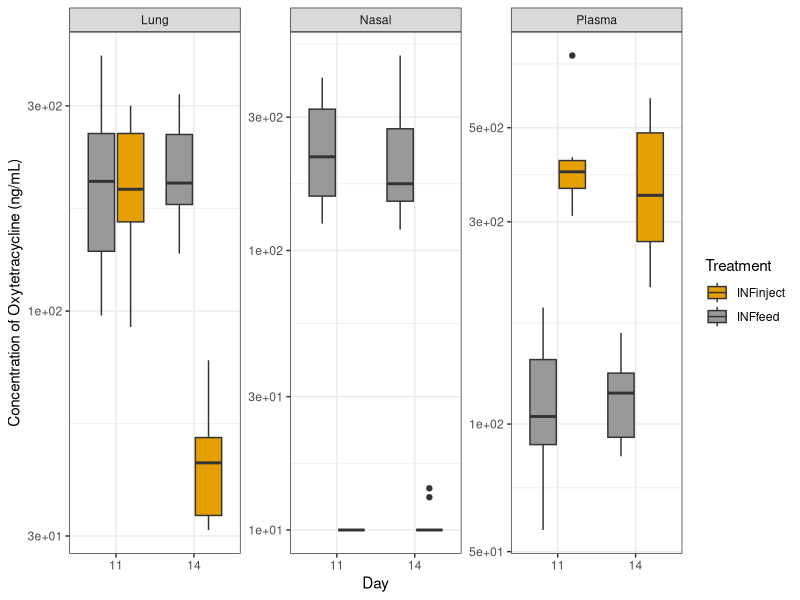
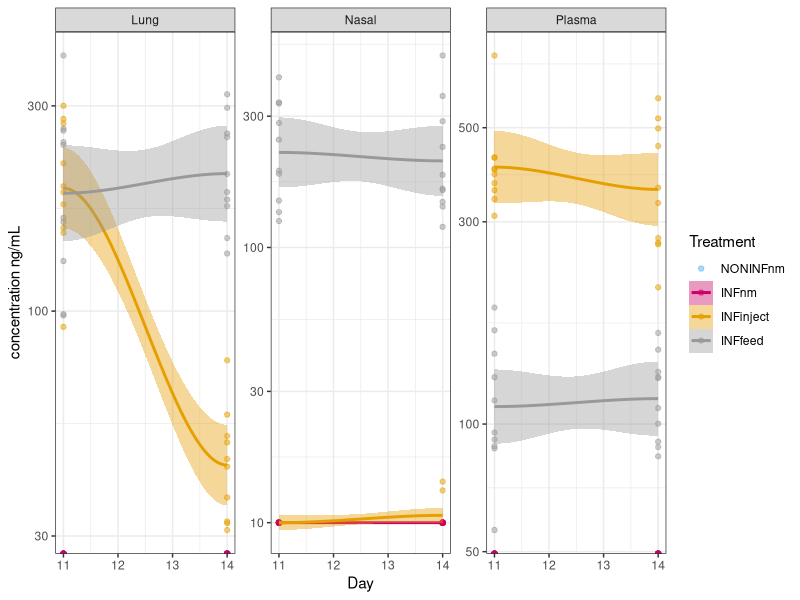
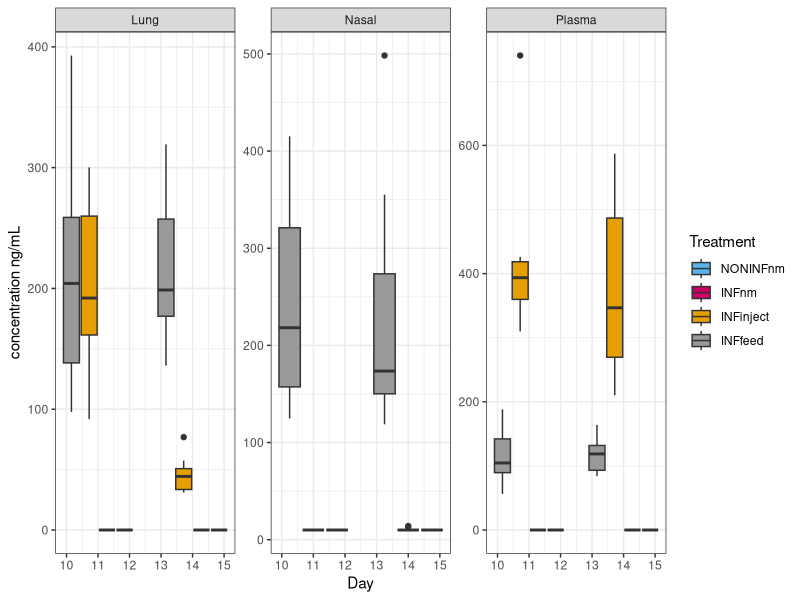
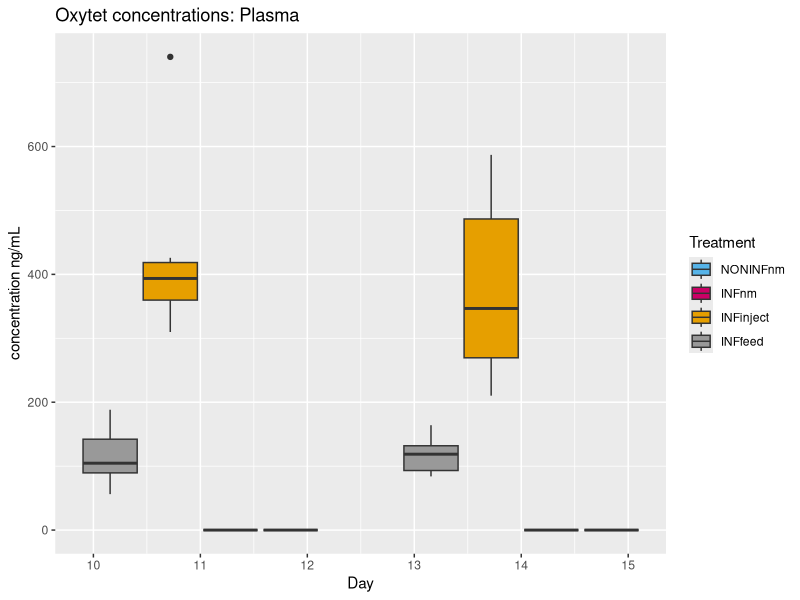
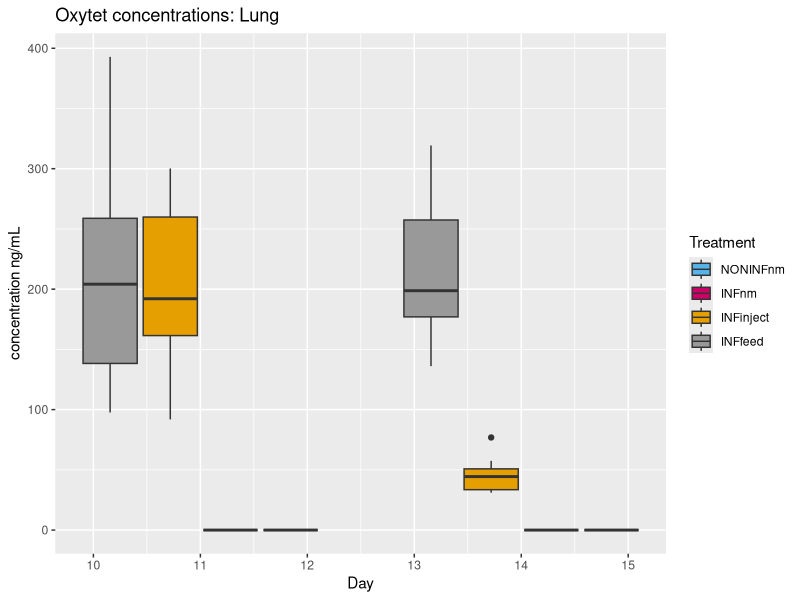
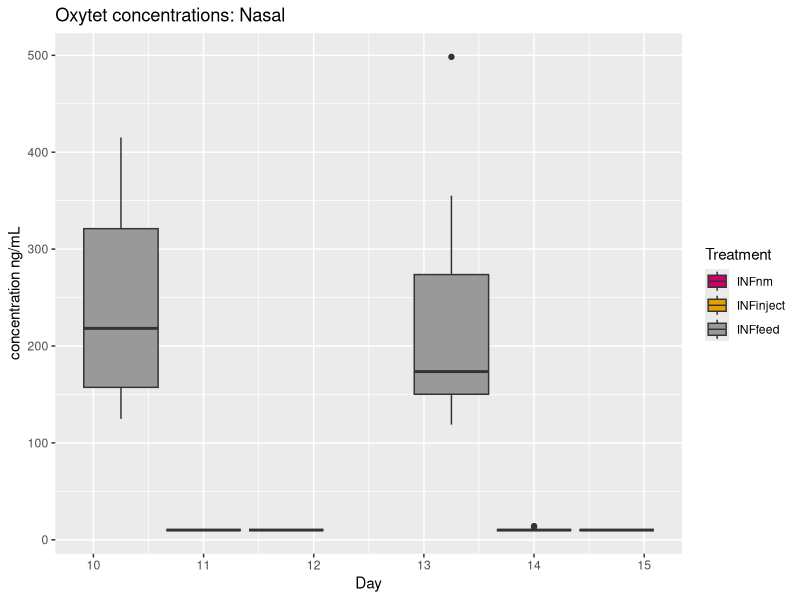
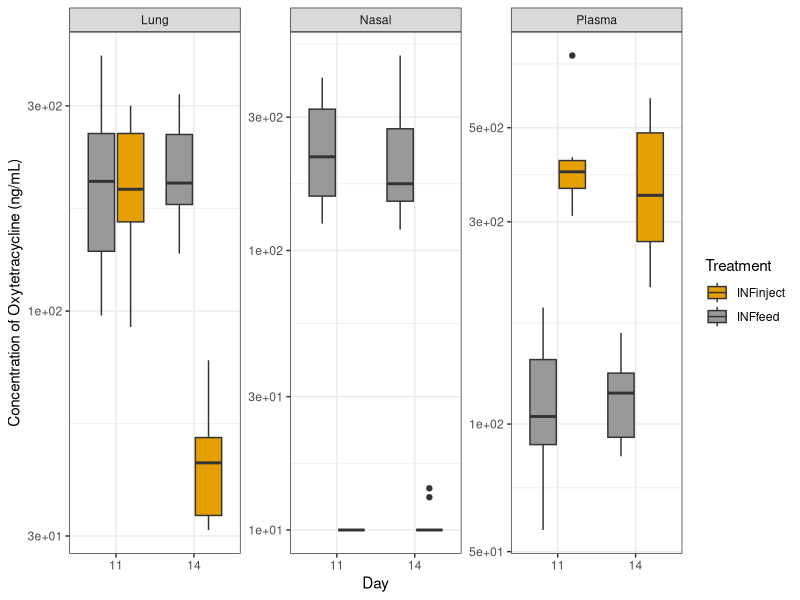

The R source for these figures, in order: (Note: this script raises an error after producing the figures.)
#####################################################################################################
#FS9 Antibiotic concentration and weight
#Kathy Mou

#Purpose: This code graphs concentration of oxytetracycline of each tissue for each group and also relative to weight.
#This was taken from Jules' code (FS1_ABX_conc.R) with some modifications to fit FS9 dataset.

#Load library packages
library(tidyverse)
library(reshape2)
library(ggplot2)
library(cowplot)

sessionInfo()
#R version 3.6.3 (2020-02-29)

########################################################################################################

#Import file
tis <- read.csv('./data/FS9_WeightOxytet.csv', stringsAsFactors = FALSE)  # reads in data, already cleaned a little

#Organize "tis" file
tis$Day <- as.numeric(gsub('D', '', tis$Day))             # replaces the 'D' in the time column with '' (nothing)
tis.melt <- melt(tis, id.vars = c(1:4), measure.vars = c(5:7))          # converts to long dataframe format for easy plotting
tis.melt                                                                # just checking on the new long dataframe
tis.melt$value <- gsub('NF', 0, tis.melt$value)         # replaces 'NF' with 0
tis.melt$value <- as.numeric(tis.melt$value)            # forces the value column to be numeric 
tis.melt <- na.exclude(tis.melt)                                        # removes NAs which were introduced in the previous line
tis.melt$DayXTreatment <- paste(tis.melt$Day, tis.melt$Treatment, sep = '_') # creates a 'DayXTreatment column', it's just the 'Day' and 'Treatment' columns pasted together
tis.melt$Day <- factor(tis.melt$Day)                                     # makes the 'Day' column a factor (this means it is categorical data, not continuous data)
tis.melt$Tissue <- ifelse(tis.melt$variable == 'PlasmaOxytet', 'Plasma', 
                          ifelse(tis.melt$variable == 'LungOyxtet', 'Lung',
                                 ifelse(tis.melt$variable == 'NasalOxytet', 'Nasal', NA)))   #Replace original names in 'variable' column with with new names
unique(tis.melt$Treatment)
tis.melt$Treatment <- factor(tis.melt$Treatment, levels = c('NONINFnm', 'INFnm', 'INFinject', 'INFfeed'))

#Oxytetracycline concentration in two groups in all tissue samples
fig2 <- tis.melt %>% filter(Treatment %in% c('INFinject', 'INFfeed')) %>%
  ggplot(aes(x=Day, y=value, group=DayXTreatment, fill=Treatment)) +
  geom_boxplot() +
  ylab('Concentration of Oxytetracycline (ng/mL)') + xlab('Day') + scale_y_log10(labels=scales::scientific) +
  facet_wrap(~Tissue, scales = 'free')+
  theme_bw() + scale_fill_manual(values = c('#E69F00', '#999999'))
fig2
ggsave(fig2,
       filename = './figure2.jpeg',
       width = 180,
       height = 120,
       device = 'jpeg',
       dpi = 300,
       units = 'mm')

class(tis.melt$Day)
tis.melt$Day <- as.numeric(as.character(tis.melt$Day))
tis.melt$Weight <- as.numeric(as.character(tis.melt$Weight))

#Oxytet concentration in all four groups, all tissues
tis.melt %>% 
  ggplot(aes(x=Day, y=value, fill=Treatment, color=Treatment)) +
  geom_point(shape=21, alpha=.5) + geom_smooth() +
  ylab('concentration ng/mL') + scale_y_log10() +
  facet_wrap(~Tissue, scales = 'free')+
  theme_bw() + scale_fill_manual(values = c(INFinject='#E69F00', INFnm='#CC0066', NONINFnm='#56B4E9', INFfeed='#999999'))+
  scale_color_manual(values = c(INFinject='#E69F00', INFnm='#CC0066', NONINFnm='#56B4E9', INFfeed='#999999')) 

#BW plot of oxytet concentration, all four groups, all tissues
tis.melt %>% 
  ggplot(aes(x=Day, y=value, group=DayXTreatment, fill=Treatment)) +
  geom_boxplot() +
  ylab('concentration ng/mL') +
  facet_wrap(~Tissue, scales = 'free')+
  scale_fill_manual(values = c(INFinject='#E69F00', INFnm='#CC0066', NONINFnm='#56B4E9', INFfeed='#999999')) +
  theme_bw()

#Plasma oxytetracycline only
tis.melt %>% filter(Tissue == 'Plasma') %>%
  ggplot(aes(x=Day, y=value, group=DayXTreatment, fill=Treatment)) +
  scale_fill_manual(values = c(INFinject='#E69F00', INFnm='#CC0066', NONINFnm='#56B4E9', INFfeed='#999999')) +
  geom_boxplot() + ylab('concentration ng/mL') + ggtitle('Oxytet concentrations: Plasma')

#Lung oxytetracycline only
tis.melt %>% filter(Tissue == 'Lung') %>%
  ggplot(aes(x=Day, y=value, group=DayXTreatment, fill=Treatment)) +
  scale_fill_manual(values = c(INFinject='#E69F00', INFnm='#CC0066', NONINFnm='#56B4E9', INFfeed='#999999')) +
  geom_boxplot() + ylab('concentration ng/mL') + ggtitle('Oxytet concentrations: Lung')

#Nasal oxytetracycline only
tis.melt %>% filter(Tissue == 'Nasal') %>%
  ggplot(aes(x=Day, y=value, group=DayXTreatment, fill=Treatment)) +
  scale_fill_manual(values = c(INFinject='#E69F00', INFnm='#CC0066', NONINFnm='#56B4E9', INFfeed='#999999')) +
  geom_boxplot() + ylab('concentration ng/mL') + ggtitle('Oxytet concentrations: Nasal')


tis.melt$group <- paste(tis.melt$Pig, tis.melt$Day, tis.melt$Tissue, sep = '_')
Lung.abx <- tis.melt %>% filter(Tissue == 'Lung') #subset lung data
tmp <- tis.melt %>% group_by(Day, Tissue, Treatment) %>% summarise(mean=mean(value), 
                                                                   n=n(), 
                                                                   sd=sd(value), 
                                                                   se=sd/n) %>% write_csv('./results/mean_abx_conc.csv')

#Concentration of oxytetracycline relative to weight, plasma, day 4
fig1_d4 <- tis.melt %>% 
  filter(Day==4) %>%
  filter(Tissue=="Plasma") %>% 
  ggplot(aes(x=Weight, y=value, color=Treatment)) +
  scale_color_manual(values = c(INFinject='#E69F00', INFnm='#CC0066', NONINFnm='#56B4E9', INFfeed='#999999')) +
  geom_smooth(method = 'lm') + geom_point() + theme_bw() +ylab('Concentration of Oxytetracycline (ng/mL)') + xlab("Weight (kg)")
fig1_d4

#Concentration of oxytetracycline relative to weight, plasma, day 7
fig1_d7 <- tis.melt %>% 
  filter(Day==7) %>%
  filter(Tissue=="Plasma") %>% 
  ggplot(aes(x=Weight, y=value, color=Treatment)) +
  scale_color_manual(values = c(INFinject='#E69F00', INFnm='#CC0066', NONINFnm='#56B4E9', INFfeed='#999999')) +
  geom_smooth(method = 'lm') + geom_point() + theme_bw() +ylab('Concentration of Oxytetracycline (ng/mL)') + xlab("Weight (kg)")
fig1_d7

#Combine figures
fig1_plasma <- plot_grid(fig1_d4, fig1_d7, labels = c('A', 'B'), label_size = 12)

#Save combined figure
ggsave(fig1_plasma,
       filename = './results/figure1_plasma.jpeg',
       width = 180,
       height = 120,
       device = 'jpeg',
       dpi = 300,
       units = 'mm')



#Concentration of oxytetracycline relative to weight, lung, day 4
fig1_d4_lung <- tis.melt %>% 
  filter(Day==4) %>%
  filter(Tissue=="Lung") %>% 
  ggplot(aes(x=Weight, y=value, color=Treatment)) +
  scale_color_manual(values = c(INFinject='#E69F00', INFnm='#CC0066', NONINFnm='#56B4E9', INFfeed='#999999')) +
  geom_smooth(method = 'lm') + geom_point() + theme_bw() +ylab('Concentration of Oxytetracycline (ng/mL)') + xlab("Weight (kg)")
fig1_d4_lung

#Concentration of oxytetracycline relative to weight, lung, day 7
fig1_d7_lung <- tis.melt %>% 
  filter(Day==7) %>%
  filter(Tissue=="Lung") %>% 
  ggplot(aes(x=Weight, y=value, color=Treatment)) +
  scale_color_manual(values = c(INFinject='#E69F00', INFnm='#CC0066', NONINFnm='#56B4E9', INFfeed='#999999')) +
  geom_smooth(method = 'lm') + geom_point() + theme_bw() +ylab('Concentration of Oxytetracycline (ng/mL)') + xlab("Weight (kg)")
fig1_d7_lung

#Combine figures
fig1_lung <- plot_grid(fig1_d4_lung, fig1_d7_lung, labels = c('A', 'B'), label_size = 12)
fig1_lung

#Save combined figure
ggsave(fig1_lung,
       filename = './results/figure1_lung.jpeg',
       width = 180,
       height = 120,
       device = 'jpeg',
       dpi = 300,
       units = 'mm')


#Concentration of oxytetracycline relative to weight, nasal, day 4
fig1_d4_nasal <- tis.melt %>% 
  filter(Day==4) %>%
  filter(Tissue=="Nasal") %>% 
  ggplot(aes(x=Weight, y=value, color=Treatment)) +
  scale_color_manual(values = c(INFinject='#E69F00', INFnm='#CC0066', NONINFnm='#56B4E9', INFfeed='#999999')) +
  geom_smooth(method = 'lm') + geom_point() + theme_bw() +ylab('Concentration of Oxytetracycline (ng/mL)') + xlab("Weight (kg)")
fig1_d4_nasal

#Concentration of oxytetracycline relative to weight, nasal, day 7
fig1_d7_nasal <- tis.melt %>% 
  filter(Day==7) %>%
  filter(Tissue=="Nasal") %>% 
  ggplot(aes(x=Weight, y=value, color=Treatment)) +
  scale_color_manual(values = c(INFinject='#E69F00', INFnm='#CC0066', NONINFnm='#56B4E9', INFfeed='#999999')) +
  geom_smooth(method = 'lm') + geom_point() + theme_bw() +ylab('Concentration of Oxytetracycline (ng/mL)') + xlab("Weight (kg)")
fig1_d7_nasal

#Combine figures
fig1_nasal <- plot_grid(fig1_d4_nasal, fig1_d7_nasal, labels = c('A', 'B'), label_size = 12)
fig1_nasal

#Save combined figure
ggsave(fig1_nasal,
       filename = './results/figure1_nasal.jpeg',
       width = 180,
       height = 120,
       device = 'jpeg',
       dpi = 300,
       units = 'mm')
